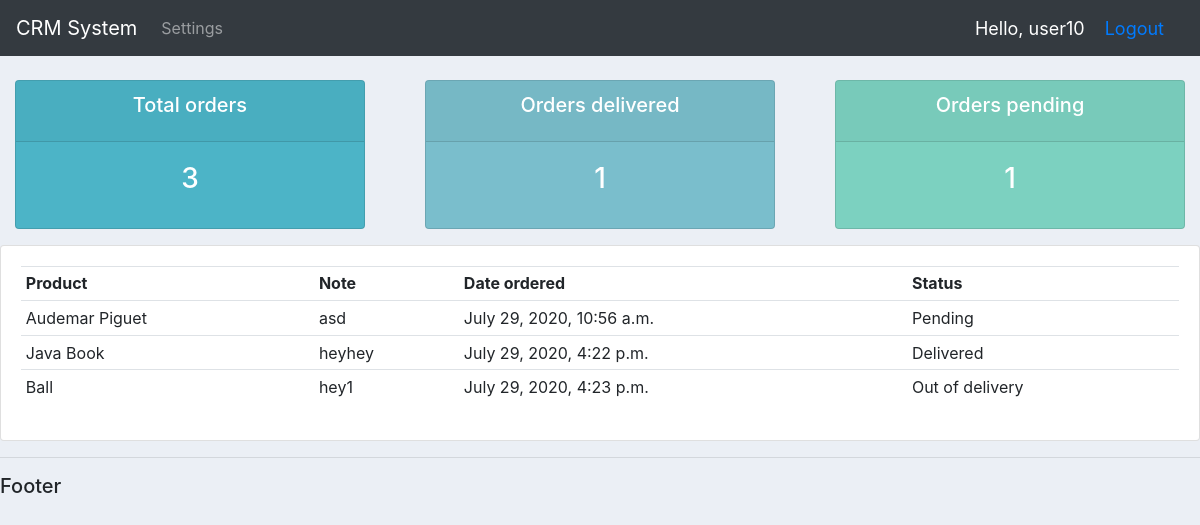
Page /user/ (signed in) on the committed database.
### accounts/models.py (models this page shows, shortened)
class Order(models.Model):
    STATUS = (
        ('Pending', 'Pending'),
        ('Out of delivery', 'Out of delivery'),
        ('Delivered', 'Delivered'),
    )
    customer = models.ForeignKey(Customer, null=True, on_delete=models.SET_NULL)
    product = models.ForeignKey(Product, null=True, on_delete=models.SET_NULL)
    date_created = models.DateTimeField(auto_now_add=True, null=True)
    status = models.CharField(max_length=255, null=True, choices=STATUS)
    note = models.CharField(max_length=255, null=True)

class Product(models.Model):
    CATEGORY = (
        ('Indoor', 'Indoor'),
        ('Out door', 'Out door'),
    )
    name = models.CharField(max_length=70, null=True)
    price = models.FloatField(null=True)
    category = models.CharField(max_length=255, null=True, choices=CATEGORY)
    description = models.CharField(max_length=255, null=True, blank=True)
    date_created = models.DateTimeField(auto_now_add=True, null=True)
    tag = models.ManyToManyField(Tag)
    def __str__(self):
        return self.name

### accounts/decorators.py (the view)
        def wrapper_func(request, *args, **kwargs):
            group = None
            if request.user.groups.exists():
                group = request.user.groups.all()[0].name
            if group in allowed_roles:
                return view_func(request, *args, **kwargs)
            else:
                return HttpResponse('You are not allowed to view this page.')

### accounts/views.py (called while the page is built)
@login_required(login_url='login')
@allowed_users(allowed_roles=['customer'])
def userPage(request):
    orders = request.user.customer.order_set.all()
    total_orders = orders.count()
    delivered = orders.filter(status='Delivered').count()
    pending = orders.filter(status='Pending').count()
    context = {'orders': orders, 'total_orders': total_orders, 'delivered': delivered, 'pending': pending}
    return render(request, 'accounts/user.html', context)

### templates/accounts/user.html
{% extends 'accounts/main.html' %}
{% block content %}
{% include 'accounts/status.html' %}
        <div class="row">
        <div class="col-md">
            <div class="card card-body">
                <table class="table table-sm">
                    <tr>
                        <th>Product</th>
                        <th>Note</th>
                        <th>Date ordered</th>
                        <th>Status</th>
                    </tr>
                    {% for order in orders %}
                        <tr>
                            <td>{{ order.product }}</td>
                            <td>{{ order.note }}</td>
                            <td>{{ order.date_created }}</td>
                            <td>{{ order.status }}</td>
                        </tr>
                    {% endfor %}
                </table>
            </div>
        </div>
    </div>
{% endblock %}

### templates/accounts/navbar.html (shortened to what this page needs)
<nav class="navbar navbar-expand-lg navbar-dark bg-dark">
  <a class="navbar-brand" href="#">CRM System</a>
  <div class="collapse navbar-collapse" id="navbarNav">
    <ul class="navbar-nav">
        {% if request.user.is_staff %}
      <li class="nav-item active">
        <a class="nav-link" href="{% url 'home' %}">Dashboard</a>
      </li>
      <li class="nav-item">
        <a class="nav-link" href="{% url 'products' %}">Products</a>
      </li>
        {% else %}
            <li class="nav-item">
                <a class="nav-link" href="{% url 'account' %}">Settings</a>
            </li>
        {% endif %}
    </ul>
  </div>
    <span class="hello-msg">Hello, {{ request.user }}</span>
    <span class="hello-msg"><a href="{% url 'logout' %}">Logout</a></span>
</nav>

### static/css/main.css (style rules this page uses)
body { background-color: #ebeff5; }

### templates/accounts/navbar.html (style rules this page uses)
.hello-msg { font-size: 18px; color: #fff; margin-right: 20px; }

### rows in the picture
Order: product "Audemar Piguet", note "asd", date_created "July 29, 2020, 10:56 a.m.", status "Pending"
Order: product "Java Book", note "heyhey", date_created "July 29, 2020, 4:22 p.m.", status "Delivered"
Order: product "Ball", note "hey1", date_created "July 29, 2020, 4:23 p.m.", status "Out of delivery"

### other values in the picture
{{ request.user }} "user10"
{{ total_orders }} "3"
{{ delivered }} "1"
{{ pending }} "1"
